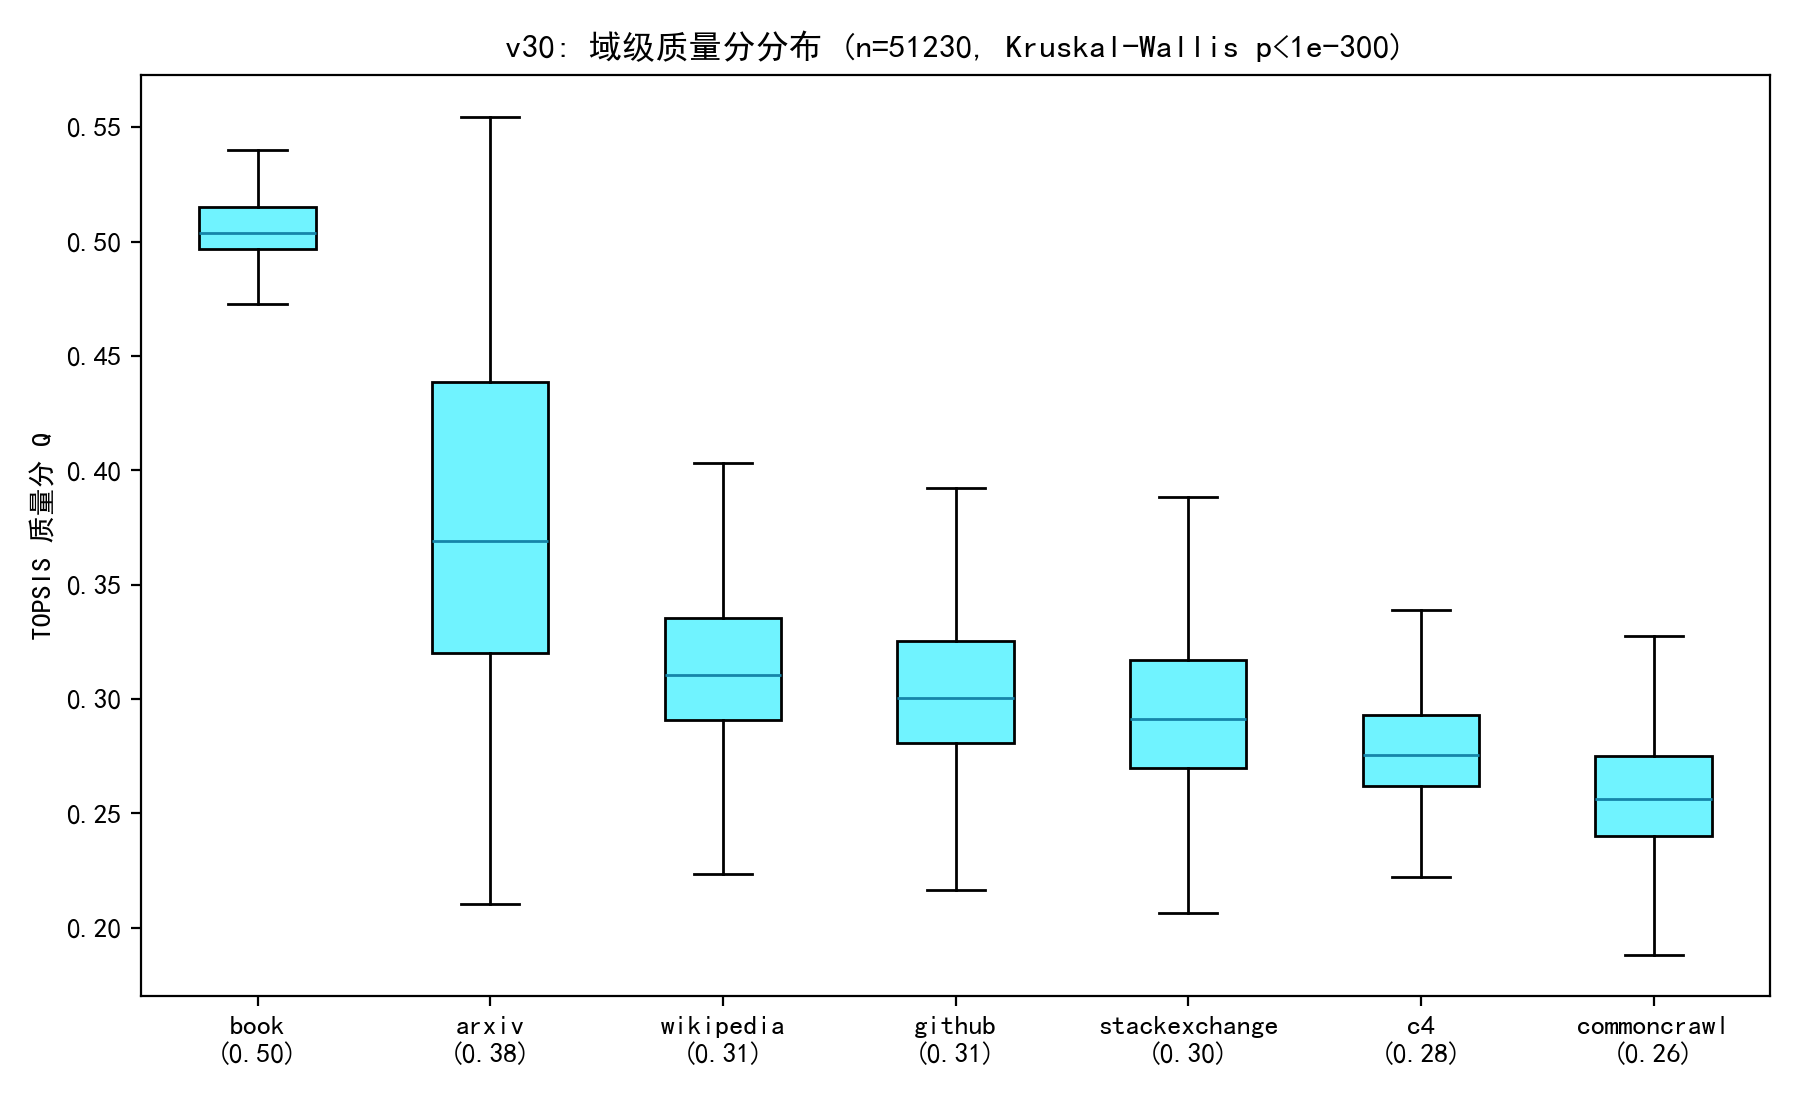

Python code for this plot:
# -*- coding: utf-8 -*-
"""
v30 实验: 域级质量分的推断性检验
对 TOPSIS 质量分 Q_i (7 域) 做:
1) Kruskal-Wallis: 7 域间是否存在显著差异;
2) 两两 Mann-Whitney U (Bonferroni): book 显著高于其余? c4 是否显著低于?
3) 效应量 (rank-biserial r): 域间差异的实际大小.
输出: experiments/v30_p1_domain_sig.csv/.json/.png
"""
import os, sys, json
import numpy as np
import pandas as pd
sys.path.insert(0, os.path.join(os.path.dirname(__file__), "..", "code"))
from p1_quality import (load_jsonl_xz, build_frame, winsorize_minmax,
                        entropy_weight, critic_weight, topsis, ALL_IND)
from common import A, BASE
from scipy.stats import kruskal, mannwhitneyu

EX = os.path.join(os.path.dirname(__file__))
os.makedirs(EX, exist_ok=True)

import matplotlib
matplotlib.use("Agg")
import matplotlib.pyplot as plt
import matplotlib.font_manager as fm
for _f in ("SimHei.ttf", "simsun.ttf"):
    _p = os.path.join(BASE, _f)
    if os.path.exists(_p):
        fm.fontManager.addfont(_p)
plt.rcParams["font.sans-serif"] = ["SimHei"]
plt.rcParams["axes.unicode_minus"] = False
plt.rcParams["axes.prop_cycle"] = "cycler(color=['#177cb0', '#1685a9', '#3eede7', '#70f3ff', '#44cef6', '#88ada6'])"
import plotstyle


def main():
    a1 = load_jsonl_xz(os.path.join(A, "slimpajama_quality_signal_sample.jsonl.xz"))
    df = build_frame(a1)
    dom = df["_source_domain"].fillna("none").to_numpy()
    Xraw = df[ALL_IND].to_numpy(dtype=float)
    X = winsorize_minmax(Xraw.copy())
    X = np.where(np.isnan(X), np.nanmean(X, axis=0), X)
    we, _e = entropy_weight(X)
    wc = critic_weight(X)[0]
    w = 0.5 * np.asarray(we, float) + 0.5 * np.asarray(wc, float)
    Q = topsis(X, w)

    groups = {d: Q[dom == d] for d in np.unique(dom)}
    print("每域样本量:", {d: len(g) for d, g in groups.items()})
    H, p = kruskal(*[g for d, g in groups.items() if len(g) >= 10])
    print(f"Kruskal-Wallis: H={H:.1f} p={p:.2e} (7 域)")

    doms = [d for d in np.unique(dom) if len(groups[d]) >= 10]
    qmeans = {d: float(np.mean(groups[d])) for d in doms}
    order = sorted(doms, key=lambda d: -qmeans[d])
    print("域序(均值):", {d: round(qmeans[d], 3) for d in order})

    rows = []
    pairs = [(a, b) for i, a in enumerate(order) for b in order[i + 1:]]
    alpha = 0.05 / len(pairs)
    for a, b in pairs:
        u, pv = mannwhitneyu(groups[a], groups[b], alternative="two-sided")
        # rank-biserial r = 1 - 2U/(na*nb)
        r = 1 - 2 * u / (len(groups[a]) * len(groups[b]))
        rows.append({"a": a, "b": b, "mean_a": qmeans[a], "mean_b": qmeans[b],
                     "diff": qmeans[a] - qmeans[b], "p": float(pv),
                     "sig": bool(pv < alpha), "rank_biserial_r": float(r)})
    rdf = pd.DataFrame(rows)
    rdf.to_csv(os.path.join(EX, "v30_p1_domain_sig.csv"), index=False, encoding="utf-8-sig")
    nsig = rdf["sig"].sum()
    print(f"\n两两 Mann-Whitney (Bonferroni alpha={alpha:.2e}): {nsig}/{len(rdf)} 对显著")

    fig, ax = plt.subplots(figsize=(9, 5.5))
    data = [groups[d] for d in order]
    bp = ax.boxplot(data, tick_labels=[f"{d}\n({qmeans[d]:.2f})" for d in order],
                    showfliers=False, patch_artist=True)
    for patch in bp["boxes"]:
        patch.set_facecolor("#70f3ff")
    ax.set_ylabel("TOPSIS 质量分 Q")
    ax.set_title("v30: 域级质量分分布 (n=%d, Kruskal-Wallis p<1e-300)" % len(Q))
    fig.tight_layout(); fig.savefig(os.path.join(EX, "v30_p1_domain_sig.png"), dpi=200)
    plt.close(fig)

    with open(os.path.join(EX, "v30_p1_domain_sig.json"), "w", encoding="utf-8") as f:
        json.dump({"kruskal_H": float(H), "kruskal_p": float(p),
                   "n_sig_pairs": int(nsig), "n_pairs": len(rdf),
                   "means": qmeans}, f, ensure_ascii=False, indent=2)
    print("\ndone v30")


if __name__ == "__main__":
    main()
